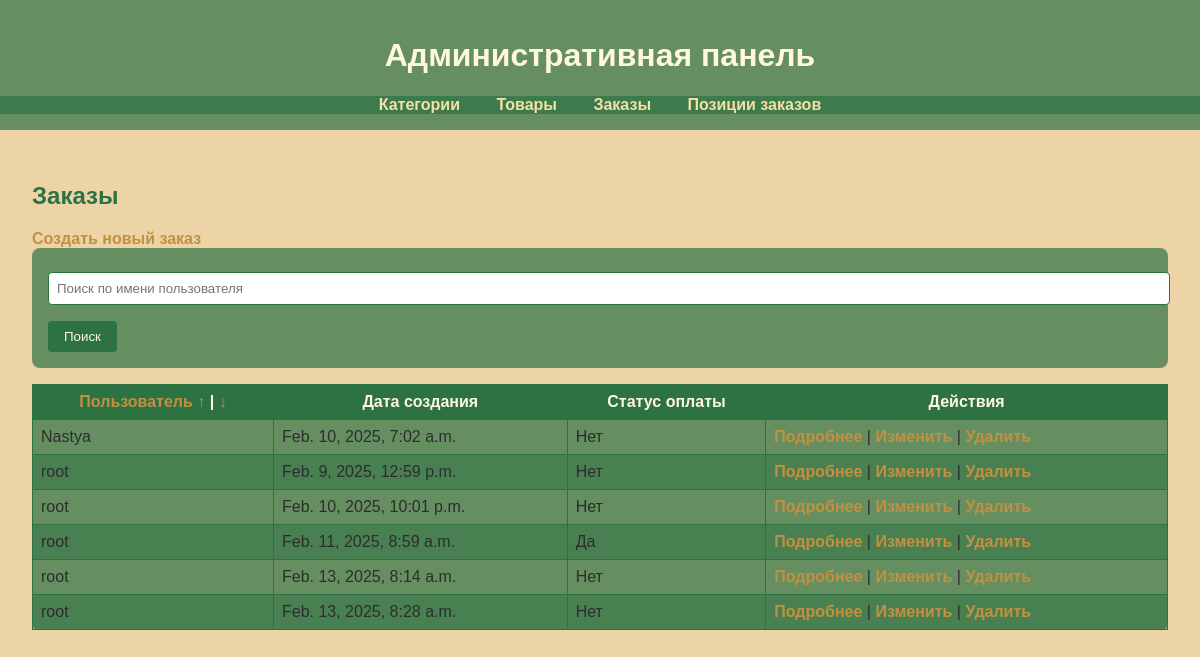
Page /admin_panel/orders/ (signed in) on the committed database.
### orders/models.py (models this page shows, shortened)
class Order(models.Model):
    user = models.ForeignKey(User, on_delete=models.CASCADE)
    address = models.CharField(max_length=250)
    city = models.CharField(max_length=100)
    created = models.DateTimeField(auto_now_add=True)
    updated = models.DateTimeField(auto_now=True)
    paid = models.BooleanField(default=False)
    class Meta:
        ordering = ('-created',)
        verbose_name = 'Заказ'
        verbose_name_plural = 'Заказы'

### admin_panel/views.py (the view)
# urls.py: path('orders/', views.order_list, name='order_list'),
@user_passes_test(is_staff)
def order_list(request):
    sort = request.GET.get('sort', 'user__username')
    query = request.GET.get('q')
    orders = Order.objects.all()
    if query:
        orders = orders.filter(user__username__icontains=query)
    orders = orders.order_by(sort)
    return render(request, 'admin_panel/tables/order/order_list.html', {'orders': orders})

### admin_panel/views.py (called while the page is built)
def is_staff(user):
    return user.is_authenticated and user.is_staff

### admin_panel/templates/admin_panel/tables/order/order_list.html
{% extends 'admin_panel/base.html' %}
{% block content %}
<h2>Заказы</h2>
<a href="{% url 'order_create' %}">Создать новый заказ</a>
<form method="GET" action="{% url 'order_list' %}">
    <input type="text" name="q" placeholder="Поиск по имени пользователя" value="{{ request.GET.q }}">
    <button type="submit">Поиск</button>
</form>
<table>
    <thead>
        <tr>
            <th><a href="?sort=user__username">Пользователь ↑</a> | <a href="?sort=-user__username">↓</a></th>
            <th>Дата создания</th>
            <th>Статус оплаты</th>
            <th>Действия</th>
        </tr>
    </thead>
    <tbody>
        {% for order in orders %}
        <tr>
            <td>{{ order.user.username }}</td>
            <td>{{ order.created }}</td>
            <td>{{ order.paid|yesno:"Да,Нет" }}</td>
            <td>
                <a href="{% url 'order_detail' order.id %}">Подробнее</a> |
                <a href="{% url 'order_update' order.id %}">Изменить</a> |
                <a href="{% url 'order_delete' order.id %}">Удалить</a>
            </td>
        </tr>
        {% endfor %}
    </tbody>
</table>
{% endblock %}

### static/css/admin.css (style rules this page uses)
body { font-family: Arial, sans-serif; background-color: #ECD4A6; color: #2D2D2D; margin: 0; padding: 0; }
h2, h3 { color: #2D7243; text-shadow: none; }
form { background-color: rgba(45, 114, 67, 0.7); padding: 1rem; border-radius: 8px; color: #FFF8DC; }
input[type="text"], input[type="file"], textarea, input[type="number"], select { width: 100%; padding: 0.5rem; margin-top: 0.5rem; border: 1px solid #2D7243; border-radius: 4px; color: #2D2D2D; }
button, input[type="submit"] { padding: 0.5rem 1rem; background-color: #2D7243; color: #FFF8DC; border: none; border-radius: 4px; cursor: pointer; margin-top: 1rem; }
table { width: 100%; border-collapse: collapse; margin-top: 1rem; background-color: rgba(45, 114, 67, 0.7); color: #2D2D2D; border-radius: 8px; }
table th, table td { padding: 0.5rem; border: 1px solid #2D7243; }
table th { background-color: #2D7243; color: #FFF8DC; }
table tr:nth-child(even) { background-color: rgba(45, 114, 67, 0.5); }
a { color: #C29040; text-decoration: none; font-weight: bold; transition: color 0.3s ease, background-color 0.3s ease; }

### rows in the picture
Order: user.username "Nastya", created "Feb. 10, 2025, 7:02 a.m.", paid "Нет"
Order: user.username "root", created "Feb. 9, 2025, 12:59 p.m.", paid "Нет"
Order: user.username "root", created "Feb. 10, 2025, 10:01 p.m.", paid "Нет"
Order: user.username "root", created "Feb. 11, 2025, 8:59 a.m.", paid "Да"
Order: user.username "root", created "Feb. 13, 2025, 8:14 a.m.", paid "Нет"
Order: user.username "root", created "Feb. 13, 2025, 8:28 a.m.", paid "Нет"
